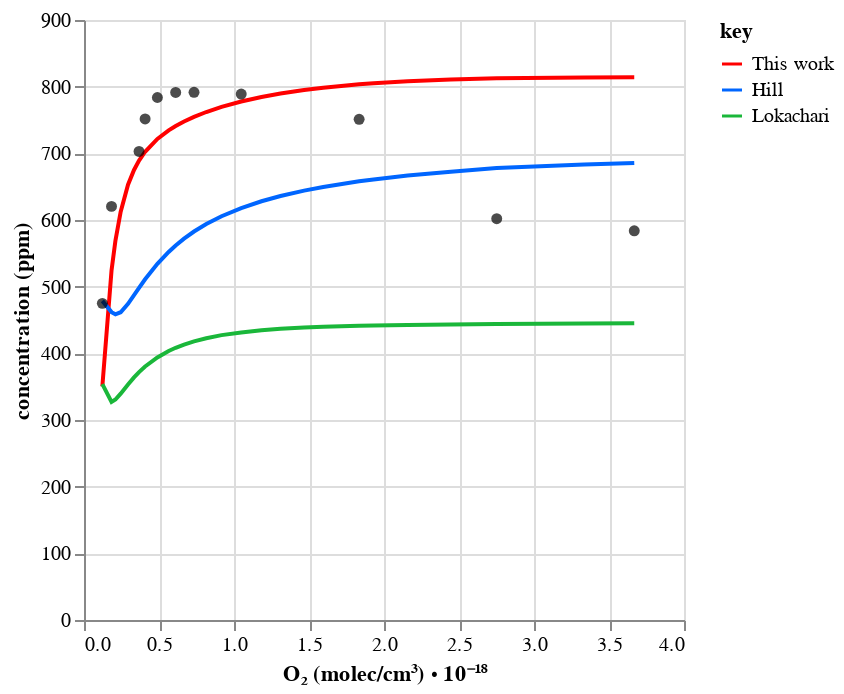
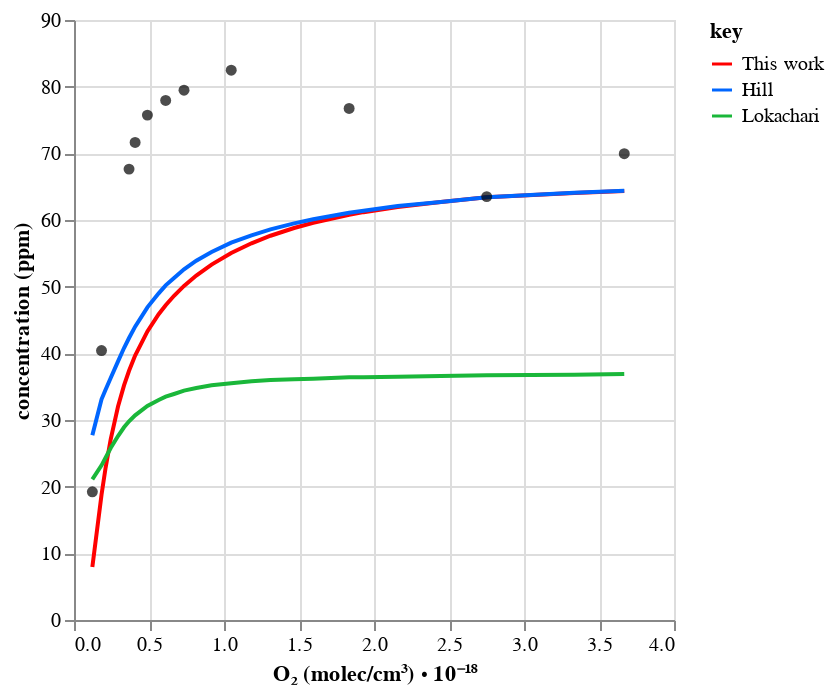
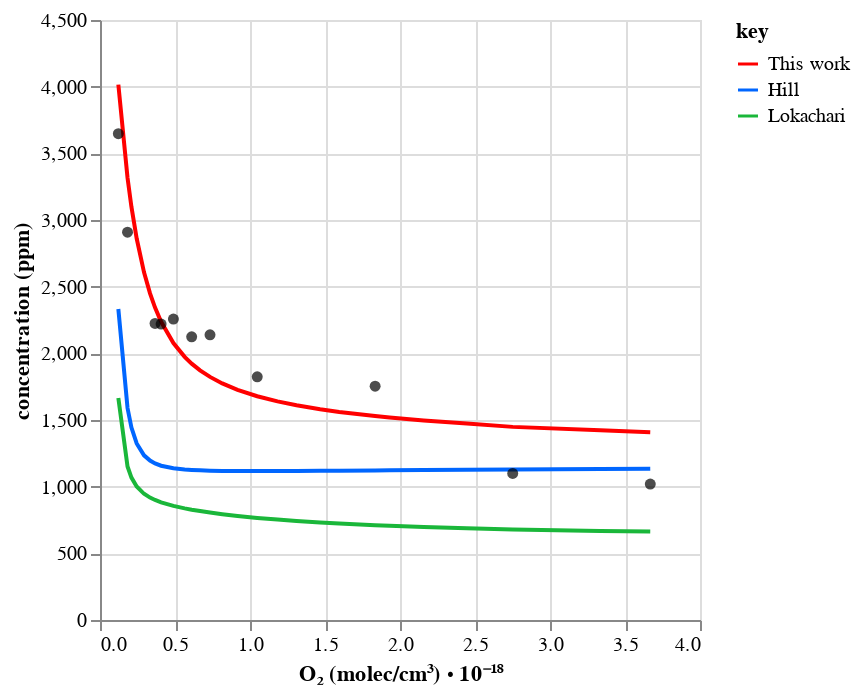
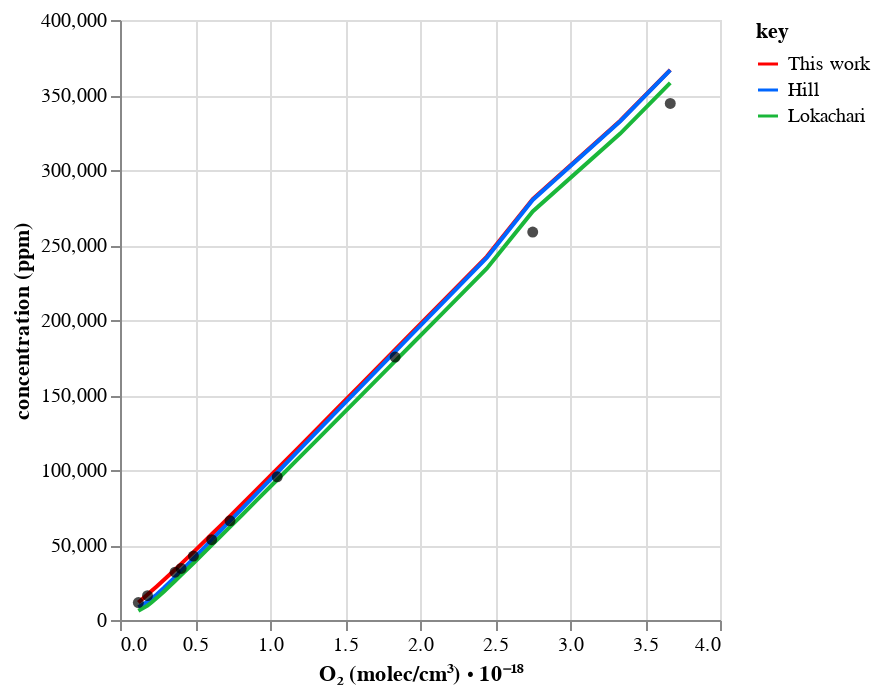

The notebook cell saved with these charts, in order:
### Code cell
from util import p_

import automech

# Plot
chart_dct = workflow.plot_simulation(
    tag=tag,
    x_col="O2_molecules",
    root_path=root_path,
    line_source_=["Hill", "Lokachari"],
    point_source="Experiment",
    control=False,
)
mech = automech.io.read(
    p_.full_calculated_mechanism(tag, "json", path=p_.data(root_path))
)
for name, chart in chart_dct.items():
    automech.display_species(mech, [name])
    chart.show()

### Figure 1 — Vega-Lite specification as saved in the notebook (floating-point values rounded to 4 significant figures)
{"config": {"view": {"continuousWidth": 300, "continuousHeight": 300}}, "layer": [{"data": {"name": "data-3c0e62648695e2ea54b15373809dbcbd"}, "mark": {"type": "line"}, "encoding": {"color": {"field": "key", "scale": {"domain": ["This work", "Hill", "Lokachari"], "range": ["#ff0000", "#0066ff", "#1ab73a"]}, "type": "nominal"}, "x": {"field": "O2_molecules", "title": "O₂ (molec/cm³) ⋅ 10⁻¹⁸", "type": "quantitative"}, "y": {"field": "value", "title": "concentration (ppm)", "type": "quantitative"}}, "transform": [{"fold": ["This work", "Hill", "Lokachari"]}]}, {"data": {"name": "data-4b82953d89d4de3f4f86e035719410fe"}, "mark": {"type": "circle"}, "encoding": {"color": {"value": "black"}, "x": {"field": "O2_molecules", "type": "quantitative"}, "y": {"field": "Experiment", "type": "quantitative"}}}], "$schema": "https://vega.github.io/schema/vega-lite/v5.20.1.json", "datasets": {"data-3c0e62648695e2ea54b15373809dbcbd": [{"O2_molecules": 3.668, "This work": 814.0, "Hill": 685.5, "Lokachari": 445.1}, {"O2_molecules": 3.335, "This work": 813.9, "Hill": 683.1, "Lokachari": 444.6}, {"O2_molecules": 2.751, "This work": 812.7, "Hill": 677.9, "Lokachari": 444.0}, {"O2_molecules": 2.446, "This work": 810.7, "Hill": 672.3, "Lokachari": 443.3}, {"O2_molecules": 2.158, "This work": 808.1, "Hill": 666.6, "Lokachari": 442.6}, {"O2_molecules": 1.931, "This work": 805.2, "Hill": 660.9, "Lokachari": 441.8}, {"O2_molecules": 1.834, "This work": 803.6, "Hill": 658.0, "Lokachari": 441.4}, {"O2_molecules": 1.595, "This work": 798.5, "Hill": 649.6, "Lokachari": 439.9}, {"O2_molecules": 1.467, "This work": 795.1, "Hill": 644.1, "Lokachari": 438.7}, {"O2_molecules": 1.31, "This work": 789.8, "Hill": 636.0, "Lokachari": 436.7}, {"O2_molecules": 1.183, "This work": 784.6, "Hill": 628.1, "Lokachari": 434.5}, {"O2_molecules": 1.048, "This work": 777.8, "Hill": 617.9, "Lokachari": 431.3}, {"O2_molecules": 0.9171, "This work": 769.7, "Hill": 605.6, "Lokachari": 427.3}, {"O2_molecules": 0.8152, "This work": 762.0, "Hill": 593.9, "Lokachari": 422.7}, {"O2_molecules": 0.7335, "This work": 754.7, "Hill": 582.7, "Lokachari": 418.0}, {"O2_molecules": 0.667, "This work": 747.7, "Hill": 572.0, "Lokachari": 413.2}, {"O2_molecules": 0.6112, "This work": 740.9, "Hill": 561.8, "Lokachari": 408.3}, {"O2_molecules": 0.5644, "This work": 734.4, "Hill": 552.1, "Lokachari": 403.5}, {"O2_molecules": 0.4893, "This work": 721.6, "Hill": 534.3, "Lokachari": 393.9}, {"O2_molecules": 0.4074, "This work": 702.4, "Hill": 511.1, "Lokachari": 380.3}, {"O2_molecules": 0.367, "This work": 689.1, "Hill": 498.2, "Lokachari": 371.9}, {"O2_molecules": 0.3335, "This work": 675.1, "Hill": 487.2, "Lokachari": 364.0}, {"O2_molecules": 0.2935, "This work": 652.9, "Hill": 474.3, "Lokachari": 353.4}, {"O2_molecules": 0.2446, "This work": 612.5, "Hill": 461.7, "Lokachari": 339.5}, {"O2_molecules": 0.2096, "This work": 569.2, "Hill": 458.6, "Lokachari": 330.7}, {"O2_molecules": 0.1835, "This work": 524.3, "Hill": 461.8, "Lokachari": 327.1}, {"O2_molecules": 0.1223, "This work": 350.4, "Hill": 478.7, "Lokachari": 353.7}], "data-4b82953d89d4de3f4f86e035719410fe": [{"O2_molecules": 0.1223, "Experiment": 475.0}, {"O2_molecules": 0.1835, "Experiment": 620.4}, {"O2_molecules": 0.367, "Experiment": 702.8}, {"O2_molecules": 0.4074, "Experiment": 751.5}, {"O2_molecules": 0.4893, "Experiment": 783.7}, {"O2_molecules": 0.6112, "Experiment": 791.4}, {"O2_molecules": 0.7335, "Experiment": 791.6}, {"O2_molecules": 1.048, "Experiment": 788.9}, {"O2_molecules": 1.834, "Experiment": 751.0}, {"O2_molecules": 2.751, "Experiment": 602.0}, {"O2_molecules": 3.668, "Experiment": 583.8}]}}

### Figure 2 — Vega-Lite specification as saved in the notebook (floating-point values rounded to 4 significant figures)
{"config": {"view": {"continuousWidth": 300, "continuousHeight": 300}}, "layer": [{"data": {"name": "data-d45de0b92d343fbf58dceca4f3c2d630"}, "mark": {"type": "line"}, "encoding": {"color": {"field": "key", "scale": {"domain": ["This work", "Hill", "Lokachari"], "range": ["#ff0000", "#0066ff", "#1ab73a"]}, "type": "nominal"}, "x": {"field": "O2_molecules", "title": "O₂ (molec/cm³) ⋅ 10⁻¹⁸", "type": "quantitative"}, "y": {"field": "value", "title": "concentration (ppm)", "type": "quantitative"}}, "transform": [{"fold": ["This work", "Hill", "Lokachari"]}]}, {"data": {"name": "data-cf989b38a5c47983aff418ceb98a0330"}, "mark": {"type": "circle"}, "encoding": {"color": {"value": "black"}, "x": {"field": "O2_molecules", "type": "quantitative"}, "y": {"field": "Experiment", "type": "quantitative"}}}], "$schema": "https://vega.github.io/schema/vega-lite/v5.20.1.json", "datasets": {"data-d45de0b92d343fbf58dceca4f3c2d630": [{"O2_molecules": 3.668, "This work": 64.34, "Hill": 64.4, "Lokachari": 36.9}, {"O2_molecules": 3.335, "This work": 64.06, "Hill": 64.1, "Lokachari": 36.8}, {"O2_molecules": 2.751, "This work": 63.42, "Hill": 63.4, "Lokachari": 36.7}, {"O2_molecules": 2.446, "This work": 62.71, "Hill": 62.7, "Lokachari": 36.6}, {"O2_molecules": 2.158, "This work": 61.96, "Hill": 62.1, "Lokachari": 36.5}, {"O2_molecules": 1.931, "This work": 61.18, "Hill": 61.4, "Lokachari": 36.4}, {"O2_molecules": 1.834, "This work": 60.78, "Hill": 61.1, "Lokachari": 36.4}, {"O2_molecules": 1.595, "This work": 59.59, "Hill": 60.1, "Lokachari": 36.2}, {"O2_molecules": 1.467, "This work": 58.8, "Hill": 59.5, "Lokachari": 36.1}, {"O2_molecules": 1.31, "This work": 57.64, "Hill": 58.6, "Lokachari": 36.0}, {"O2_molecules": 1.183, "This work": 56.5, "Hill": 57.7, "Lokachari": 35.8}, {"O2_molecules": 1.048, "This work": 55.05, "Hill": 56.6, "Lokachari": 35.5}, {"O2_molecules": 0.9171, "This work": 53.31, "Hill": 55.2, "Lokachari": 35.2}, {"O2_molecules": 0.8152, "This work": 51.67, "Hill": 53.9, "Lokachari": 34.8}, {"O2_molecules": 0.7335, "This work": 50.12, "Hill": 52.6, "Lokachari": 34.4}, {"O2_molecules": 0.667, "This work": 48.64, "Hill": 51.3, "Lokachari": 33.9}, {"O2_molecules": 0.6112, "This work": 47.22, "Hill": 50.2, "Lokachari": 33.5}, {"O2_molecules": 0.5644, "This work": 45.87, "Hill": 49.0, "Lokachari": 33.0}, {"O2_molecules": 0.4893, "This work": 43.29, "Hill": 46.9, "Lokachari": 32.1}, {"O2_molecules": 0.4074, "This work": 39.67, "Hill": 44.0, "Lokachari": 30.7}, {"O2_molecules": 0.367, "This work": 37.39, "Hill": 42.3, "Lokachari": 29.8}, {"O2_molecules": 0.3335, "This work": 35.19, "Hill": 40.8, "Lokachari": 28.9}, {"O2_molecules": 0.2935, "This work": 32.02, "Hill": 38.8, "Lokachari": 27.6}, {"O2_molecules": 0.2446, "This work": 27.11, "Hill": 36.3, "Lokachari": 25.8}, {"O2_molecules": 0.2096, "This work": 22.69, "Hill": 34.5, "Lokachari": 24.3}, {"O2_molecules": 0.1835, "This work": 18.78, "Hill": 33.1, "Lokachari": 23.2}, {"O2_molecules": 0.1223, "This work": 7.94, "Hill": 27.7, "Lokachari": 21.1}], "data-cf989b38a5c47983aff418ceb98a0330": [{"O2_molecules": 0.1223, "Experiment": 19.23}, {"O2_molecules": 0.1835, "Experiment": 40.42}, {"O2_molecules": 0.367, "Experiment": 67.63}, {"O2_molecules": 0.4074, "Experiment": 71.63}, {"O2_molecules": 0.4893, "Experiment": 75.73}, {"O2_molecules": 0.6112, "Experiment": 77.94}, {"O2_molecules": 0.7335, "Experiment": 79.47}, {"O2_molecules": 1.048, "Experiment": 82.48}, {"O2_molecules": 1.834, "Experiment": 76.73}, {"O2_molecules": 2.751, "Experiment": 63.51}, {"O2_molecules": 3.668, "Experiment": 69.95}]}}

### Figure 3 — Vega-Lite specification as saved in the notebook (floating-point values rounded to 4 significant figures)
{"config": {"view": {"continuousWidth": 300, "continuousHeight": 300}}, "layer": [{"data": {"name": "data-527b36e277cb7aac8fa5828a0ef2a28f"}, "mark": {"type": "line"}, "encoding": {"color": {"field": "key", "scale": {"domain": ["This work", "Hill", "Lokachari"], "range": ["#ff0000", "#0066ff", "#1ab73a"]}, "type": "nominal"}, "x": {"field": "O2_molecules", "title": "O₂ (molec/cm³) ⋅ 10⁻¹⁸", "type": "quantitative"}, "y": {"field": "value", "title": "concentration (ppm)", "type": "quantitative"}}, "transform": [{"fold": ["This work", "Hill", "Lokachari"]}]}, {"data": {"name": "data-606825c1a155d8d5877d27170cd1d91f"}, "mark": {"type": "circle"}, "encoding": {"color": {"value": "black"}, "x": {"field": "O2_molecules", "type": "quantitative"}, "y": {"field": "Experiment", "type": "quantitative"}}}], "$schema": "https://vega.github.io/schema/vega-lite/v5.20.1.json", "datasets": {"data-527b36e277cb7aac8fa5828a0ef2a28f": [{"O2_molecules": 3.668, "This work": 1409.0, "Hill": 1134.0, "Lokachari": 663.2}, {"O2_molecules": 3.335, "This work": 1422.0, "Hill": 1132.0, "Lokachari": 668.1}, {"O2_molecules": 2.751, "This work": 1448.0, "Hill": 1129.0, "Lokachari": 678.2}, {"O2_molecules": 2.446, "This work": 1473.0, "Hill": 1126.0, "Lokachari": 688.1}, {"O2_molecules": 2.158, "This work": 1496.0, "Hill": 1124.0, "Lokachari": 697.7}, {"O2_molecules": 1.931, "This work": 1519.0, "Hill": 1122.0, "Lokachari": 706.9}, {"O2_molecules": 1.834, "This work": 1529.0, "Hill": 1121.0, "Lokachari": 711.3}, {"O2_molecules": 1.595, "This work": 1561.0, "Hill": 1120.0, "Lokachari": 723.9}, {"O2_molecules": 1.467, "This work": 1581.0, "Hill": 1119.0, "Lokachari": 731.8}, {"O2_molecules": 1.31, "This work": 1611.0, "Hill": 1118.0, "Lokachari": 742.8}, {"O2_molecules": 1.183, "This work": 1640.0, "Hill": 1117.0, "Lokachari": 753.1}, {"O2_molecules": 1.048, "This work": 1678.0, "Hill": 1117.0, "Lokachari": 765.8}, {"O2_molecules": 0.9171, "This work": 1726.0, "Hill": 1117.0, "Lokachari": 780.7}, {"O2_molecules": 0.8152, "This work": 1775.0, "Hill": 1118.0, "Lokachari": 793.7}, {"O2_molecules": 0.7335, "This work": 1823.0, "Hill": 1120.0, "Lokachari": 805.7}, {"O2_molecules": 0.667, "This work": 1873.0, "Hill": 1122.0, "Lokachari": 816.9}, {"O2_molecules": 0.6112, "This work": 1923.0, "Hill": 1125.0, "Lokachari": 827.3}, {"O2_molecules": 0.5644, "This work": 1974.0, "Hill": 1129.0, "Lokachari": 837.3}, {"O2_molecules": 0.4893, "This work": 2077.0, "Hill": 1138.0, "Lokachari": 856.0}, {"O2_molecules": 0.4074, "This work": 2236.0, "Hill": 1157.0, "Lokachari": 882.6}, {"O2_molecules": 0.367, "This work": 2343.0, "Hill": 1174.0, "Lokachari": 900.1}, {"O2_molecules": 0.3335, "This work": 2449.0, "Hill": 1195.0, "Lokachari": 918.0}, {"O2_molecules": 0.2935, "This work": 2607.0, "Hill": 1235.0, "Lokachari": 946.5}, {"O2_molecules": 0.2446, "This work": 2861.0, "Hill": 1324.0, "Lokachari": 1001.0}, {"O2_molecules": 0.2096, "This work": 3098.0, "Hill": 1443.0, "Lokachari": 1068.0}, {"O2_molecules": 0.1835, "This work": 3317.0, "Hill": 1590.0, "Lokachari": 1152.0}, {"O2_molecules": 0.1223, "This work": 4015.0, "Hill": 2332.0, "Lokachari": 1666.0}], "data-606825c1a155d8d5877d27170cd1d91f": [{"O2_molecules": 0.1223, "Experiment": 3647.0}, {"O2_molecules": 0.1835, "Experiment": 2909.0}, {"O2_molecules": 0.367, "Experiment": 2224.0}, {"O2_molecules": 0.4074, "Experiment": 2219.0}, {"O2_molecules": 0.4893, "Experiment": 2257.0}, {"O2_molecules": 0.6112, "Experiment": 2124.0}, {"O2_molecules": 0.7335, "Experiment": 2139.0}, {"O2_molecules": 1.048, "Experiment": 1824.0}, {"O2_molecules": 1.834, "Experiment": 1753.0}, {"O2_molecules": 2.751, "Experiment": 1099.0}, {"O2_molecules": 3.668, "Experiment": 1020.0}]}}

### Figure 4 — Vega-Lite specification as saved in the notebook (floating-point values rounded to 4 significant figures)
{"config": {"view": {"continuousWidth": 300, "continuousHeight": 300}}, "layer": [{"data": {"name": "data-8de34b630267b1472020e1521dd0bdce"}, "mark": {"type": "line"}, "encoding": {"color": {"field": "key", "scale": {"domain": ["This work", "Hill", "Lokachari"], "range": ["#ff0000", "#0066ff", "#1ab73a"]}, "type": "nominal"}, "x": {"field": "O2_molecules", "title": "O₂ (molec/cm³) ⋅ 10⁻¹⁸", "type": "quantitative"}, "y": {"field": "value", "title": "concentration (ppm)", "type": "quantitative"}}, "transform": [{"fold": ["This work", "Hill", "Lokachari"]}]}, {"data": {"name": "data-4f60414b0447b4760dfa64ac80029129"}, "mark": {"type": "circle"}, "encoding": {"color": {"value": "black"}, "x": {"field": "O2_molecules", "type": "quantitative"}, "y": {"field": "Experiment", "type": "quantitative"}}}], "$schema": "https://vega.github.io/schema/vega-lite/v5.20.1.json", "datasets": {"data-8de34b630267b1472020e1521dd0bdce": [{"O2_molecules": 3.668, "This work": 366800.0, "Hill": 366600.0, "Lokachari": 358100.0}, {"O2_molecules": 3.335, "This work": 332800.0, "Hill": 332500.0, "Lokachari": 324300.0}, {"O2_molecules": 2.751, "This work": 280600.0, "Hill": 280100.0, "Lokachari": 272400.0}, {"O2_molecules": 2.446, "This work": 242300.0, "Hill": 241600.0, "Lokachari": 234300.0}, {"O2_molecules": 2.158, "This work": 213100.0, "Hill": 212100.0, "Lokachari": 205300.0}, {"O2_molecules": 1.931, "This work": 190000.0, "Hill": 188900.0, "Lokachari": 182300.0}, {"O2_molecules": 1.834, "This work": 180200.0, "Hill": 179000.0, "Lokachari": 172600.0}, {"O2_molecules": 1.595, "This work": 155900.0, "Hill": 154500.0, "Lokachari": 148500.0}, {"O2_molecules": 1.467, "This work": 143000.0, "Hill": 141400.0, "Lokachari": 135600.0}, {"O2_molecules": 1.31, "This work": 127100.0, "Hill": 125300.0, "Lokachari": 119800.0}, {"O2_molecules": 1.183, "This work": 114300.0, "Hill": 112200.0, "Lokachari": 107100.0}, {"O2_molecules": 1.048, "This work": 100700.0, "Hill": 98340.0, "Lokachari": 93490.0}, {"O2_molecules": 0.9171, "This work": 87520.0, "Hill": 84880.0, "Lokachari": 80370.0}, {"O2_molecules": 0.8152, "This work": 77340.0, "Hill": 74400.0, "Lokachari": 70180.0}, {"O2_molecules": 0.7335, "This work": 69220.0, "Hill": 66020.0, "Lokachari": 62060.0}, {"O2_molecules": 0.667, "This work": 62620.0, "Hill": 59170.0, "Lokachari": 55420.0}, {"O2_molecules": 0.6112, "This work": 57150.0, "Hill": 53460.0, "Lokachari": 49910.0}, {"O2_molecules": 0.5644, "This work": 52540.0, "Hill": 48640.0, "Lokachari": 45260.0}, {"O2_molecules": 0.4893, "This work": 45230.0, "Hill": 40950.0, "Lokachari": 37850.0}, {"O2_molecules": 0.4074, "This work": 37430.0, "Hill": 32680.0, "Lokachari": 29900.0}, {"O2_molecules": 0.367, "This work": 33590.0, "Hill": 28610.0, "Lokachari": 25960.0}, {"O2_molecules": 0.3335, "This work": 30480.0, "Hill": 25330.0, "Lokachari": 22780.0}, {"O2_molecules": 0.2935, "This work": 26800.0, "Hill": 21480.0, "Lokachari": 19020.0}, {"O2_molecules": 0.2446, "This work": 22380.0, "Hill": 17030.0, "Lokachari": 14590.0}, {"O2_molecules": 0.2096, "This work": 19280.0, "Hill": 14120.0, "Lokachari": 11620.0}, {"O2_molecules": 0.1835, "This work": 16990.0, "Hill": 12170.0, "Lokachari": 9588.0}, {"O2_molecules": 0.1223, "This work": 11700.0, "Hill": 8577.0, "Lokachari": 6140.0}], "data-4f60414b0447b4760dfa64ac80029129": [{"O2_molecules": 0.1223, "Experiment": 11610.0}, {"O2_molecules": 0.1835, "Experiment": 16260.0}, {"O2_molecules": 0.367, "Experiment": 31840.0}, {"O2_molecules": 0.4074, "Experiment": 34350.0}, {"O2_molecules": 0.4893, "Experiment": 42620.0}, {"O2_molecules": 0.6112, "Experiment": 53550.0}, {"O2_molecules": 0.7335, "Experiment": 66130.0}, {"O2_molecules": 1.048, "Experiment": 95480.0}, {"O2_molecules": 1.834, "Experiment": 175300.0}, {"O2_molecules": 2.751, "Experiment": 258700.0}, {"O2_molecules": 3.668, "Experiment": 344400.0}]}}
